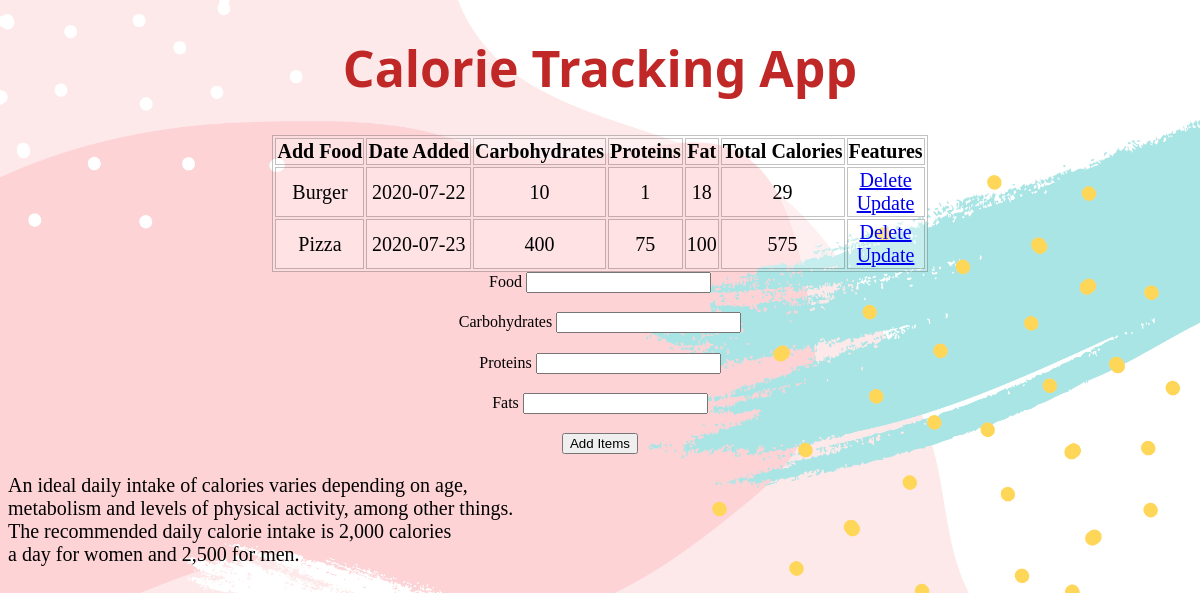
Before: / with the older database file.
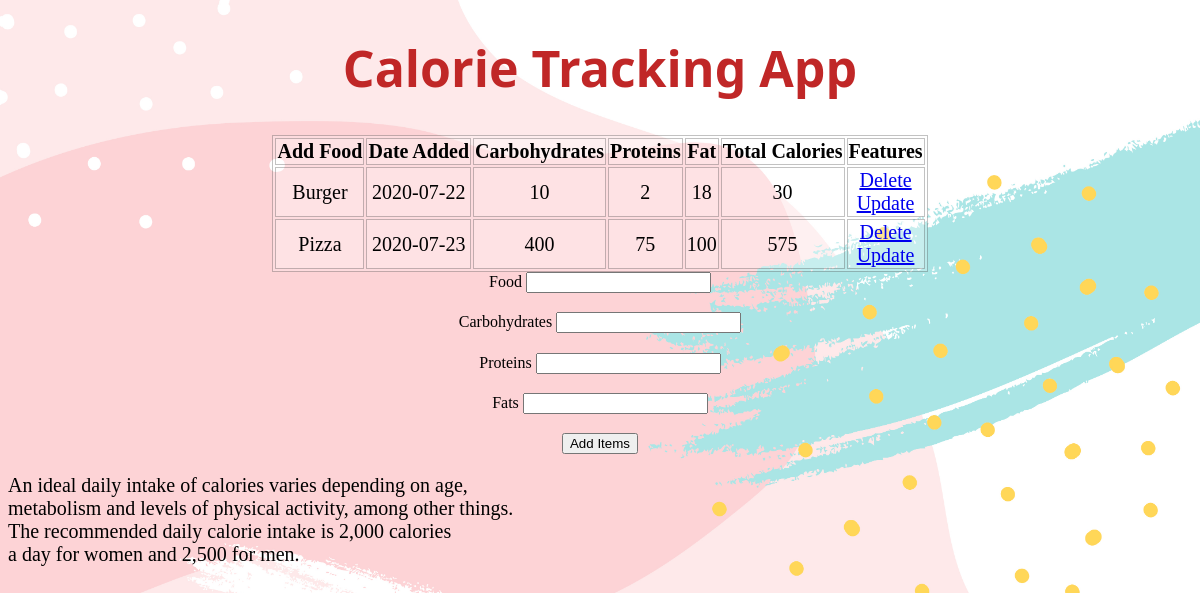
After: the same page with the newer database file.
### app.py (models this page shows, shortened)
class Data(db.Model):
    id = db.Column(db.Integer, primary_key=True)
    content = db.Column(db.String(100), nullable=False)
    date_created = db.Column(db.DateTime, default=datetime.utcnow)
    proteins = db.Column(db.Integer,default = 0)
    carbs = db.Column(db.Integer,default = 0)
    fats = db.Column(db.Integer,default = 0)
    total=db.Column(db.Integer,default = 0)

### app.py (the view)
@app.route("/", methods = ['POST','GET'])
def add():
    if request.method =='POST':
        add_content = request.form.get('add_food')
        add_carbs = int(request.form.get('add_carbs'))
        add_pro = int(request.form.get('add_pro'))
        add_fat = int(request.form.get('add_fats'))
        add_total = add_carbs+add_pro+add_fat
        new_content = Data(content = add_content,carbs = add_carbs,proteins = add_pro,fats = add_fat,total = add_total)
        try:
            db.session.add(new_content)
            db.session.commit()
            return redirect('/')
        except:
            return " Issue with the entry/text"
    else:
        check = Data.query.order_by(Data.date_created).all()
        return render_template('home.html',check = check)

### templates/home.html (shortened to what this page needs)
{%extends 'base.html' %}
{% block body %}
<div class = "content">
    <h1>Calorie Tracking App</h1>
    <table>
        <tr>
            <th> Add Food </th>
            <th> Date Added </th>
            <th> Carbohydrates</th>
            <th> Proteins</th>
            <th> Fat</th>
            <th> Total Calories</th>
            <th> Features </th>
        </tr>
        {% for data in check %}
        <tr>
        <td>{{ data.content }}</td>
        <td>{{ data.date_created.date() }}</td>
        <td>{{data.carbs}}</td>
        <td>{{data.proteins}}</td>
        <td>{{data.fats}}</td>
        <td>{{data.total}}</td>
        <td>
            <a href ="/delete/{{data.id}}">Delete</a>
            <br>
            <a href="/update/{{data.id}}">Update</a>
        </td>
        </tr>
        {% endfor %}
    </table>
    <form action ="/" method="POST">
        <label>Food
            <input type ="text"  name= 'add_food' id ="content"><br><br>
        </label>
        <label>Carbohydrates
            <input type ="number" name= 'add_carbs' id ="quantity"><br><br>
        </label>
        <label>Proteins
            <input type ="number" name= 'add_pro' id ="quantity1"><br><br></label>
        <label>Fats
            <input type ="number" name= 'add_fats' id ="quantity2"><br><br></label>
        <input type="submit" value="Add Items">
    </form>
    <p> An ideal daily intake of calories varies depending on age,<br>
        metabolism and levels of physical activity, among other things.<br>
        The recommended daily calorie intake is 2,000 calories<br>
        a day for women and 2,500 for men.</p>
</div>
{%endblock%}

### templates/base.html (shortened to what this page needs)
<!DOCTYPE html>
<html lang="en">
<head>
    <link rel = "stylesheet" href="{{ url_for('static',filename ='css/stylesheet.css') }}">
</head>
<body>
    {% block body %}{% endblock %}
</body>
</html>

### static/css/stylesheet.css (style rules this page uses)
body { background-image: url('../images/fru2.jpg') ; background-color: rgba(255, 255, 255, 0.767); text-align: center; font-family: Cambria, Cochin, Georgia, Times, 'Times New Roman', serif; background-repeat: no-repeat; background-size: 100%; background-position:center top; background-attachment: fixed; background-size: cover; }
h1 { text-align: center; color: #c02727; font-size: 50px; font-family: 'Segoe UI', Tahoma, Geneva, Verdana, sans-serif; }
table, th, td { background-color: #ffffff31; margin-left: auto; margin-right: auto; color: black; font-size: 20px; border: 0.7px solid rgba(0, 0, 0, 0.24); }
p { position: relative; text-align: left; color:rgb(0, 0, 0); font-size: 20px; }
label { color: #000; width:140px; text-align: right; vertical-align:middle; position: relative; }

Changed rows visible on the page:
changed Data "Burger": proteins "1" → "2"; total "29" → "30"
